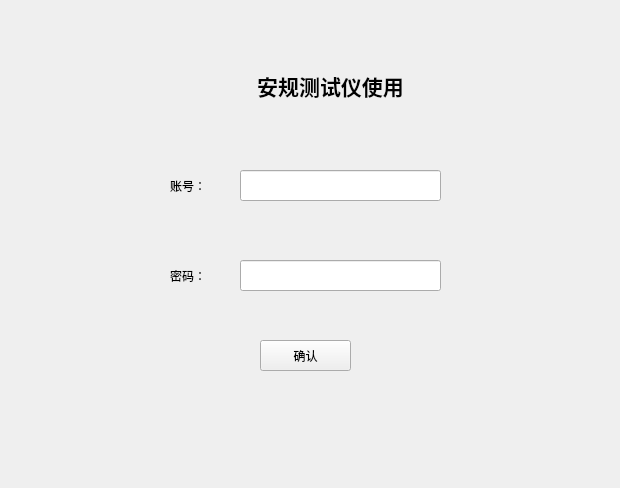
<?xml version="1.0" encoding="UTF-8"?>
<ui version="4.0">
 <class>Login_state</class>
 <widget class="QWidget" name="Login_state">
  <property name="geometry">
   <rect>
    <x>0</x>
    <y>0</y>
    <width>620</width>
    <height>488</height>
   </rect>
  </property>
  <property name="sizePolicy">
   <sizepolicy hsizetype="Preferred" vsizetype="Preferred">
    <horstretch>1</horstretch>
    <verstretch>5</verstretch>
   </sizepolicy>
  </property>
  <property name="windowTitle">
   <string>Form</string>
  </property>
  <widget class="QLabel" name="label">
   <property name="geometry">
    <rect>
     <x>170</x>
     <y>170</y>
     <width>61</width>
     <height>31</height>
    </rect>
   </property>
   <property name="text">
    <string>账号：</string>
   </property>
  </widget>
  <widget class="QLabel" name="label_2">
   <property name="geometry">
    <rect>
     <x>170</x>
     <y>260</y>
     <width>71</width>
     <height>31</height>
    </rect>
   </property>
   <property name="text">
    <string>密码：</string>
   </property>
  </widget>
  <widget class="QLineEdit" name="account">
   <property name="geometry">
    <rect>
     <x>240</x>
     <y>170</y>
     <width>201</width>
     <height>31</height>
    </rect>
   </property>
   <property name="sizePolicy">
    <sizepolicy hsizetype="Expanding" vsizetype="Expanding">
     <horstretch>1</horstretch>
     <verstretch>5</verstretch>
    </sizepolicy>
   </property>
   <property name="contextMenuPolicy">
    <enum>Qt::PreventContextMenu</enum>
   </property>
  </widget>
  <widget class="QLineEdit" name="pwdtxt">
   <property name="geometry">
    <rect>
     <x>240</x>
     <y>260</y>
     <width>201</width>
     <height>31</height>
    </rect>
   </property>
   <property name="sizePolicy">
    <sizepolicy hsizetype="Expanding" vsizetype="Expanding">
     <horstretch>1</horstretch>
     <verstretch>5</verstretch>
    </sizepolicy>
   </property>
   <property name="autoFillBackground">
    <bool>false</bool>
   </property>
   <property name="inputMethodHints">
    <set>Qt::ImhHiddenText</set>
   </property>
  </widget>
  <widget class="QPushButton" name="login">
   <property name="geometry">
    <rect>
     <x>260</x>
     <y>340</y>
     <width>91</width>
     <height>31</height>
    </rect>
   </property>
   <property name="sizePolicy">
    <sizepolicy hsizetype="Minimum" vsizetype="Expanding">
     <horstretch>1</horstretch>
     <verstretch>5</verstretch>
    </sizepolicy>
   </property>
   <property name="text">
    <string>确认</string>
   </property>
  </widget>
  <widget class="QLabel" name="label_3">
   <property name="geometry">
    <rect>
     <x>150</x>
     <y>70</y>
     <width>361</width>
     <height>31</height>
    </rect>
   </property>
   <property name="sizePolicy">
    <sizepolicy hsizetype="Preferred" vsizetype="Preferred">
     <horstretch>1</horstretch>
     <verstretch>5</verstretch>
    </sizepolicy>
   </property>
   <property name="text">
    <string>&lt;html&gt;&lt;head/&gt;&lt;body&gt;&lt;p align=&quot;center&quot;&gt;&lt;span style=&quot; font-size:16pt; font-weight:600;&quot;&gt;安规测试仪使用&lt;/span&gt;&lt;/p&gt;&lt;/body&gt;&lt;/html&gt;</string>
   </property>
  </widget>
 </widget>
 <resources/>
 <connections/>
</ui>
